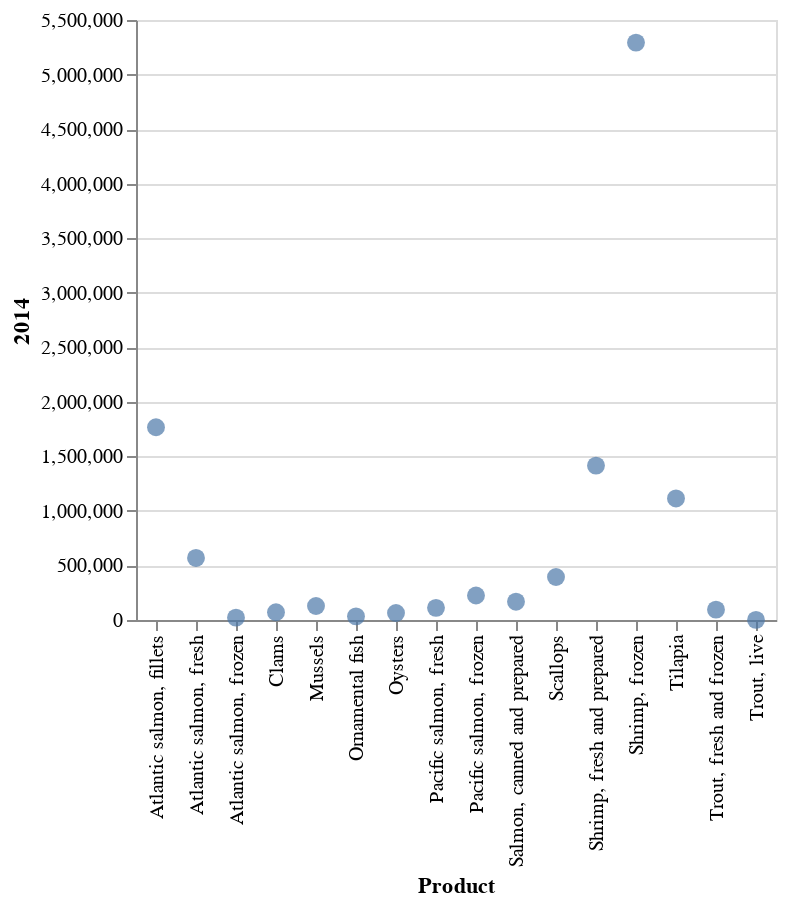

Source (notebook cell):
### Markdown cell above
- You can see Altair provides all the parts that we want to use to make up our plot as functions that we can call using the . (dot) notation to specify a function within the module, or within the chart we set up.

Reflecting on the visualisation we produced, 

- Is the line here appropriate to encode this data? 
I would argue not, since it makes our x data look joined up when in fact it is categorical data (we could re-order the x-axis and it would make not difference to the sense of the data). So it would be better here to choose an encoding which did not join things up. Let's try looking at marking points for each category along the x-axis instead:

### Code cell
# This code creates a scatter plot with circular markers using the fish DataFrame. The mark_circle(size=80)
# function specifies that the markers should be circles with a size of 80. The x-axis represents 'Product',
# and the y-axis represents the values from 2014.
alt.Chart(fish).mark_circle(size=80).encode(
    x='Product',
    y='2014'
)

### Figure 1 — Vega-Lite specification as saved in the notebook (floating-point values rounded to 4 significant figures)
{"config": {"view": {"continuousWidth": 300, "continuousHeight": 300}}, "data": {"name": "data-f541a6179af65bc43b7b60bcdd80dcb9"}, "mark": {"type": "circle", "size": 80}, "encoding": {"x": {"field": "Product", "type": "nominal"}, "y": {"field": "2014", "type": "quantitative"}}, "$schema": "https://vega.github.io/schema/vega-lite/v5.8.0.json", "datasets": {"data-f541a6179af65bc43b7b60bcdd80dcb9": [{"Product": "Trout, fresh and frozen", "2014": 95010.0, "2015": 104800.0, "2016": 121000.0, "2017": 135200.0, "2018": 164700.0}, {"Product": "Atlantic salmon, fresh", "2014": 568900.0, "2015": 658800.0, "2016": 842600.0, "2017": 948900.0, "2018": 1036000.0}, {"Product": "Pacific salmon, fresh ", "2014": 111500.0, "2015": 69980.0, "2016": 80010.0, "2017": 70730.0, "2018": 90320.0}, {"Product": "Atlantic salmon, frozen", "2014": 21460.0, "2015": 16360.0, "2016": 24230.0, "2017": 22490.0, "2018": 20200.0}, {"Product": "Pacific salmon, frozen ", "2014": 224300.0, "2015": 239000.0, "2016": 246200.0, "2017": 302300.0, "2018": 360700.0}, {"Product": "Atlantic salmon, fillets", "2014": 1767000.0, "2015": 1503000.0, "2016": 1795000.0, "2017": 2160000.0, "2018": 2369000.0}, {"Product": "Salmon, canned and prepared ", "2014": 167800.0, "2015": 175400.0, "2016": 166500.0, "2017": 195400.0, "2018": 198000.0}, {"Product": "Tilapia ", "2014": 1114000.0, "2015": 980700.0, "2016": 754800.0, "2017": 674500.0, "2018": 686900.0}, {"Product": "Shrimp, frozen", "2014": 5293000.0, "2015": 4151000.0, "2016": 4458000.0, "2017": 5064000.0, "2018": 4728000.0}, {"Product": "Shrimp, fresh and prepared ", "2014": 1415000.0, "2015": 1284000.0, "2016": 1246000.0, "2017": 1480000.0, "2018": 1509000.0}, {"Product": "Oysters ", "2014": 64190.0, "2015": 72020.0, "2016": 74460.0, "2017": 77820.0, "2018": 87710.0}, {"Product": "Mussels ", "2014": 128400.0, "2015": 114300.0, "2016": 119900.0, "2017": 121800.0, "2018": 102700.0}, {"Product": "Clams ", "2014": 71340.0, "2015": 71410.0, "2016": 73060.0, "2017": 72420.0, "2018": 79220.0}, {"Product": "Scallops ", "2014": 394400.0, "2015": 350200.0, "2016": 328500.0, "2017": 264500.0, "2018": 243600.0}, {"Product": "Trout, live", "2014": 800.3, "2015": 1054.0, "2016": 1082.0, "2017": 1152.0, "2018": 1635.0}, {"Product": "Ornamental fish", "2014": 33730.0, "2015": 33780.0, "2016": 38790.0, "2017": 40050.0, "2018": 45250.0}]}}
